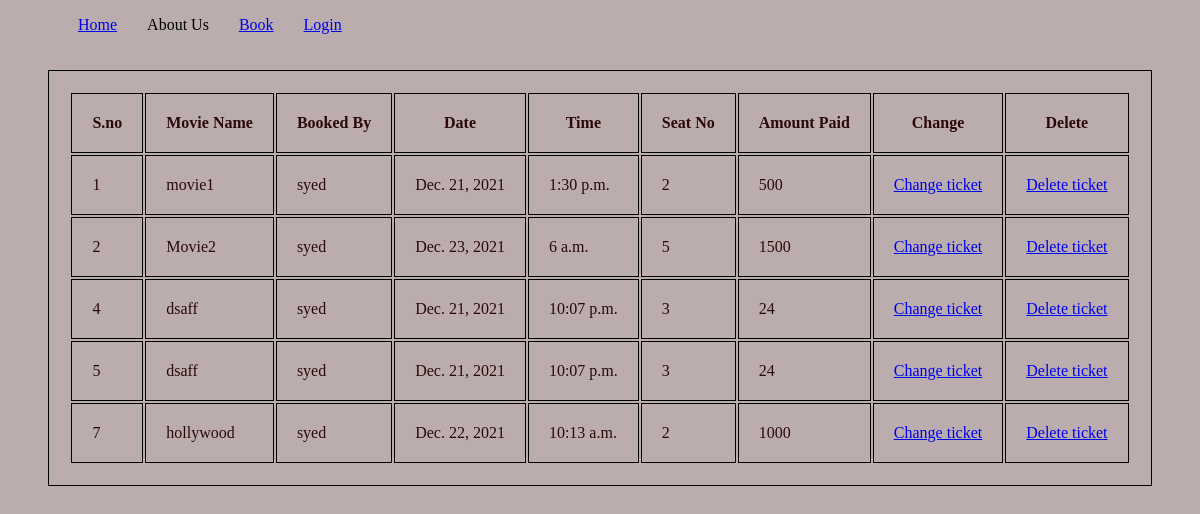
Before: /movie/1 with the older database file.
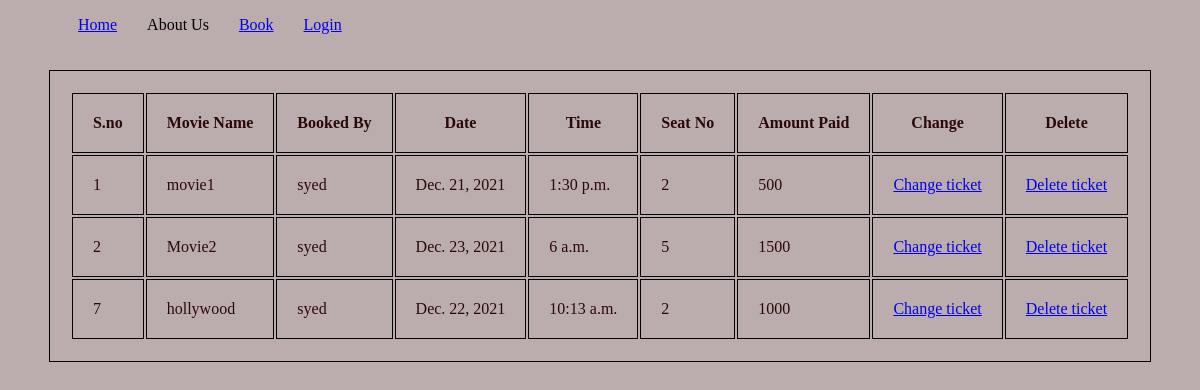
After: the same page with the newer database file.
### movie/models.py (models this page shows, shortened)
class Movies(models.Model):
    id = models.AutoField(primary_key=True)
    title = models.CharField(max_length=50,null=True,blank=True)
    username = models.ForeignKey('auth.User', on_delete=models.CASCADE)
    date = models.DateField(auto_now=False,null=True,blank=True)
    time = models.TimeField(auto_now=False, null=True,blank=True)
    seats = models.IntegerField(null=True,blank=True,
        validators=[MinValueValidator(1), MaxValueValidator(5)])
    payment = models.IntegerField(null=True,blank=True)

### movie/views.py (the view)
# urls.py: path('movie/<str:pk>',views.MovieList.as_view(), name='single'),
class MovieList(ListView):
    model = Movies
    template_name = 'movie/single_user.html'
    context_object_name = 'movie_by_user'
    def get_queryset(self):
        return Movies.objects.filter(username=self.kwargs['pk'])

### movie/templates/movie/single_user.html
{% extends 'main.html' %}
{% block content %}
<br>
<br>
<table align ="center";>
    <tr>
        <th>S.no</th>
        <th>Movie Name</th>
        <th>Booked By</th>
        <th>Date</th>
        <th>Time</th>
        <th>Seat No</th>
        <th>Amount Paid</th>
        <th>Change </th>
        <th>Delete </th>
    </tr>
    {% for m in movie_by_user %}
<tr>
    <td>{{m.id}}</td>
    <td>{{m.title}}</td>
    <td>{{m.username}}</td>
    <td>{{m.date}}</td>
    <td>{{m.time}}</td>
    <td>{{m.seats}}</td>
    <td>{{m.payment}}</td>
    <td><a href="{% url 'changeticket' m.id %}">Change ticket</a>
        <td><a href="{% url 'deleteticket' m.id %}">Delete ticket</a>
</tr>
{% endfor %}
</table>
{% endblock content %}

Changed rows visible on the page:
removed Movies: id "4", title "dsaff", username "syed", date "Dec. 21, 2021", time "10:07 p.m.", seats "3", payment "24"
removed Movies: id "5", title "dsaff", username "syed", date "Dec. 21, 2021", time "10:07 p.m.", seats "3", payment "24"
